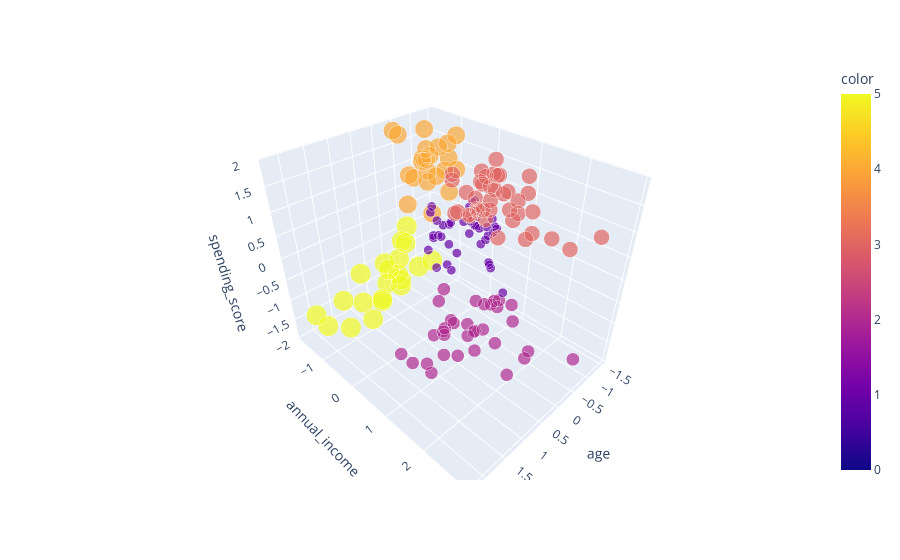

Here is the notebook cell this chart was saved with:
### Code cell
# fit model
kmeans_model = KMeans(n_clusters = 6,max_iter = 1000)
kmeans_model.fit(X)

# get centroids
centroids = kmeans_model.cluster_centers_

# get labels
labels = kmeans_model.labels_

# visualize clusters

fig = px.scatter_3d(X , x='age', y='annual_income', z='spending_score',
                    color = labels, size = labels)

fig.show()

### Figure 1 — Plotly figure (JSON) as saved in the notebook; plotly's stock layout.template omitted (floating-point values rounded to 4 significant figures; data arrays with more than 128 entries replaced by an {"elided": "..."} marker saying what was removed)
{"data": [{"hovertemplate": "age=%{x}<br>annual_income=%{y}<br>spending_score=%{z}<br>size=%{marker.size}<br>color=%{marker.color}<extra></extra>", "legendgroup": "", "marker": {"color": {"elided": "200 int values"}, "coloraxis": "coloraxis", "size": {"elided": "200 int values"}, "sizemode": "area", "sizeref": 0.0125, "symbol": "circle"}, "mode": "markers", "name": "", "scene": "scene", "showlegend": false, "type": "scatter3d", "x": {"elided": "200 float values"}, "y": {"elided": "200 float values"}, "z": {"elided": "200 float values"}}], "layout": {"coloraxis": {"colorbar": {"title": {"text": "color"}}, "colorscale": [[0, "#0d0887"], [0.1111, "#46039f"], [0.2222, "#7201a8"], [0.3333, "#9c179e"], [0.4444, "#bd3786"], [0.5556, "#d8576b"], [0.6667, "#ed7953"], [0.7778, "#fb9f3a"], [0.8889, "#fdca26"], [1, "#f0f921"]]}, "legend": {"itemsizing": "constant", "tracegroupgap": 0}, "margin": {"t": 60}, "scene": {"domain": {"x": [0, 1], "y": [0, 1]}, "xaxis": {"title": {"text": "age"}}, "yaxis": {"title": {"text": "annual_income"}}, "zaxis": {"title": {"text": "spending_score"}}}}}
